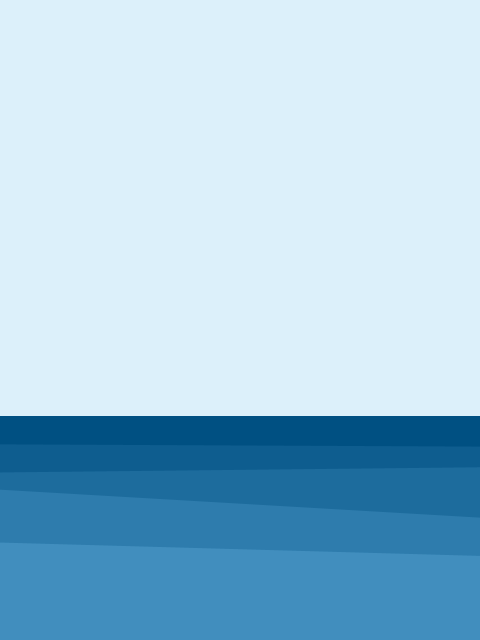
Frame 1 (no input)
Frame 2 (the mouse pressed at the canvas centre, redrawn once): identical to frame 1, image omitted

The Processing sketch that drew this single still picture (run headless with seeded random() and noise(); the mouse was pressed at the canvas centre and the sketch redrawn once):

// Processing sketch: open_water
// ── open_water.pde
// Manuale di Programmazione Cinematografica
// Daniele Olmisani, 2022

// Open Water (2003)


final color PAPER = color(220, 240, 250);
final color INK = color(0, 80, 130);

final float W =  1.00;
final float H =  0.50;

final float X = -0.50;
final float Y =  0.20;

final float D =  0.07;

final int COUNT  = 5;


void setup() {
  size(480, 640);
  noLoop();
}


void draw() {
  final float S =  min(width, height);
  final float U = 0.002;

  translate(0.5*width, 0.5*height);
  scale(S);
  
  background(PAPER);  
  
  randomSeed(1);
  
  noStroke();
  
  float h = hue(INK);
  float s = saturation(INK);
  float b = brightness(INK);
  
  colorMode(HSB);
 
  for (int c=0; c<COUNT; c++) {
    fill(h, s, b);
    float d1 = c*(D + 0.01*randomGaussian());
    float d2 = c*(D + 0.01*randomGaussian());
    quad(X, Y+d1, X+W, Y+d2, X+W, Y+H, X, Y+H);
    
    b = 1.1*b;
    s = 0.9*s;
  }
  
  save("open-water.png");
}
